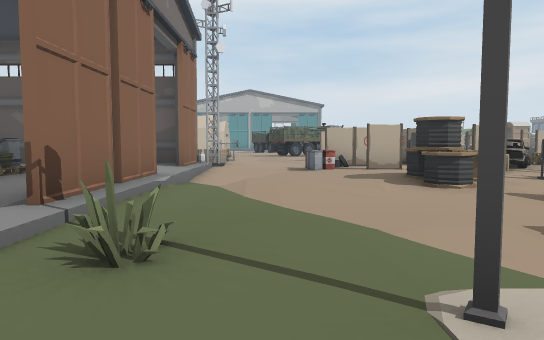
View 1 (above)

24 first-person views from a walk through a Unity game level. The camera is 1.2 m above the floor, tilts 4° down and sees 70° across. The floor is counted in squares, 2 m on a side. Each view is taken from the middle of a square. On the plan, view 1 faces up. The plan holds only what a view shows up to about 11 squares ahead; the rest is blank. The place goes on beyond the plan. Door leaves are left out, so doorways stand open.

View 2
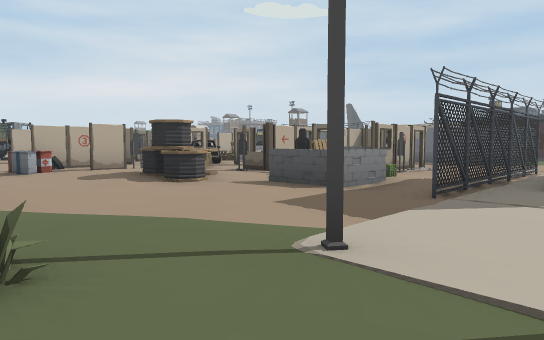

View 3
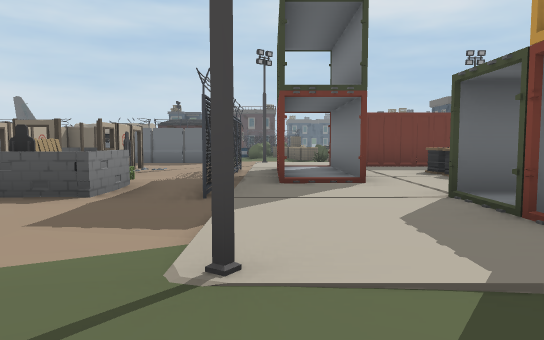

View 4
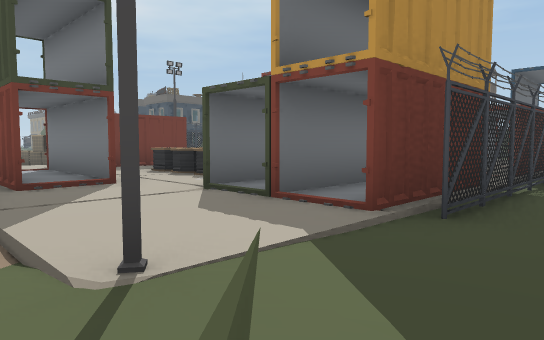

View 5
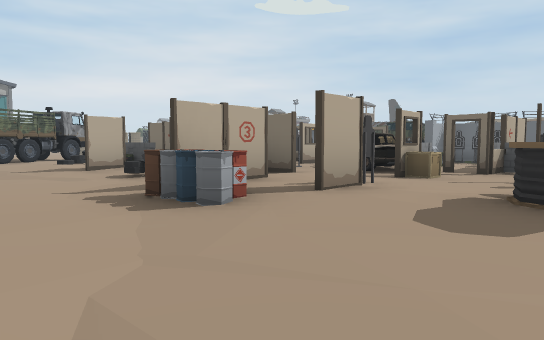

View 6
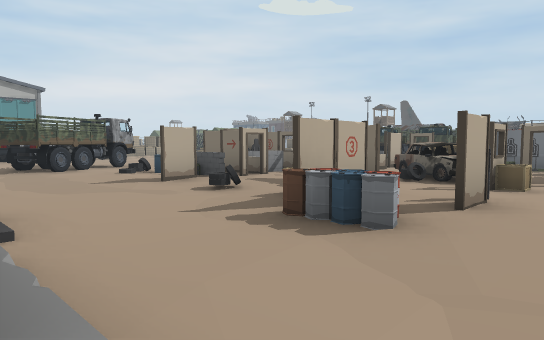

View 7
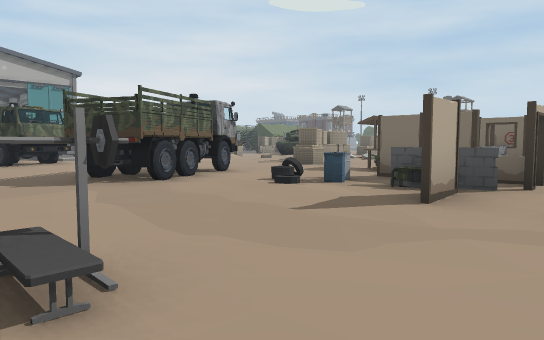

View 8
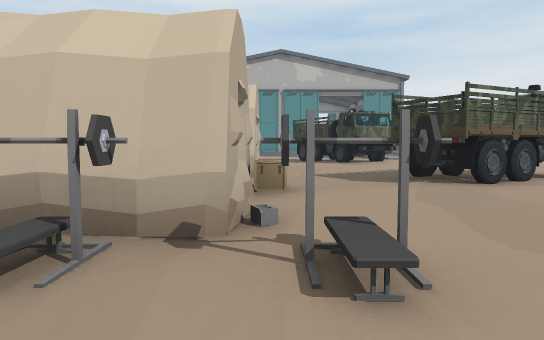

View 9
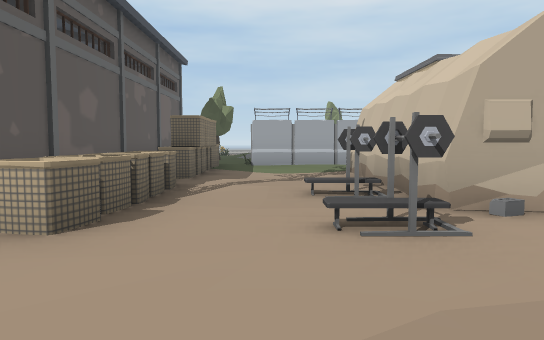

View 10
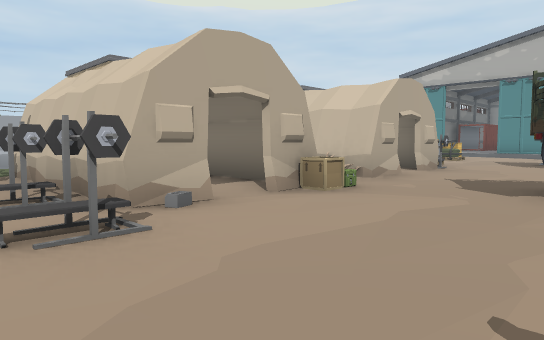

View 11
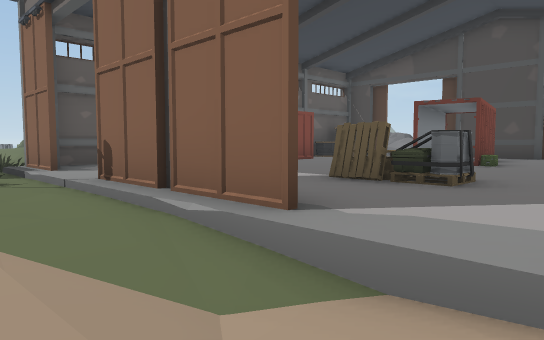

View 12
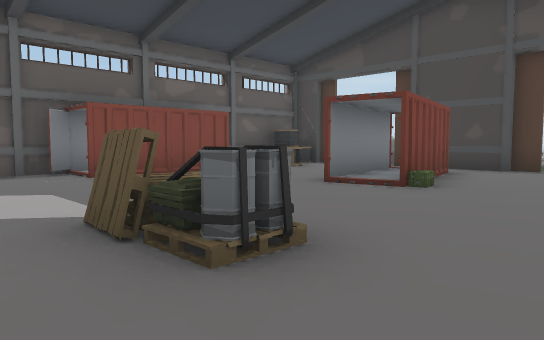

View 13
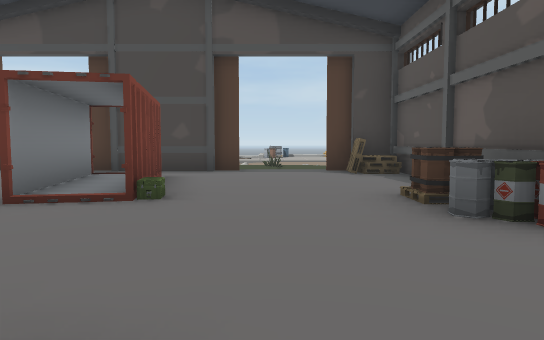

View 14
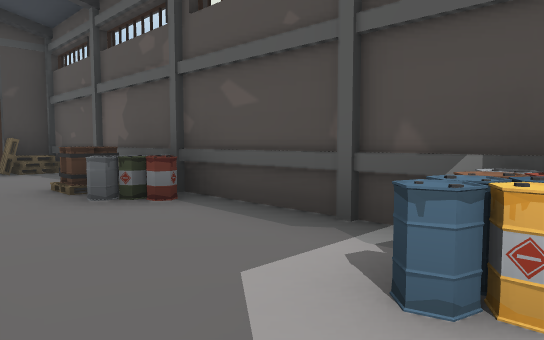

View 15
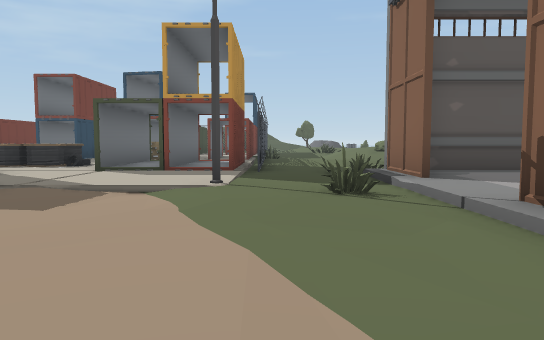

View 16
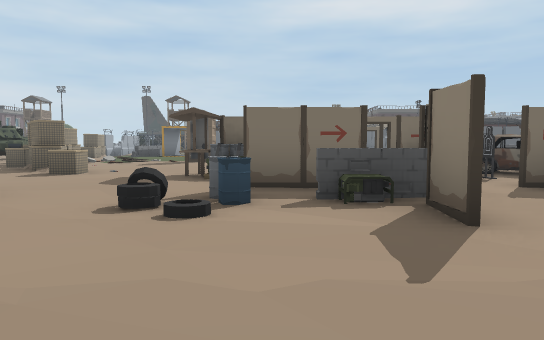

View 17
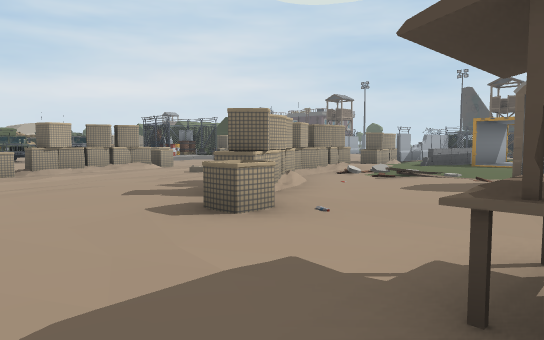

View 18
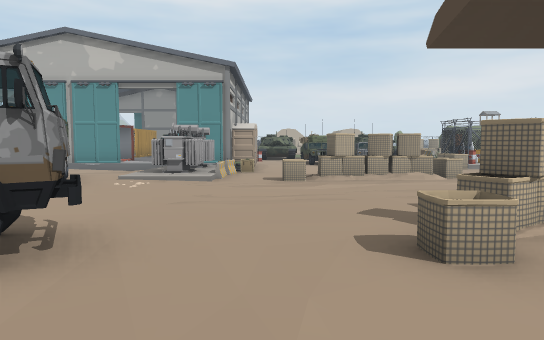

View 19
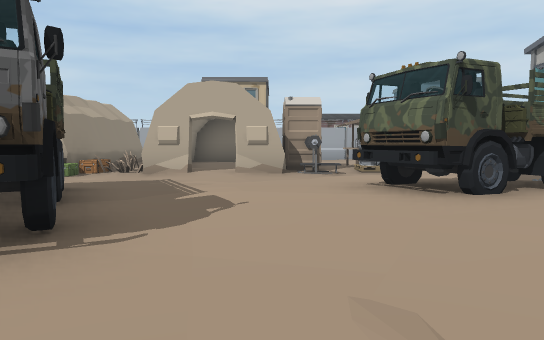

View 20
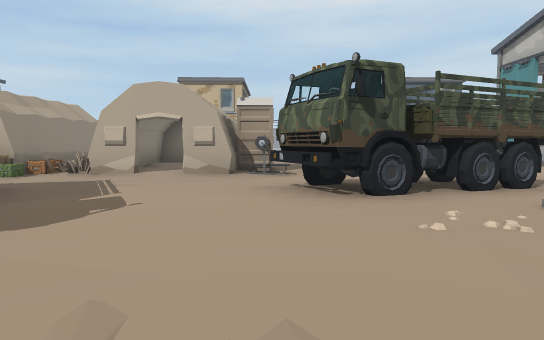

View 21
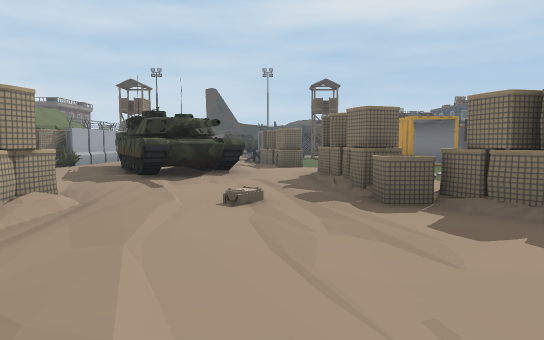

View 22
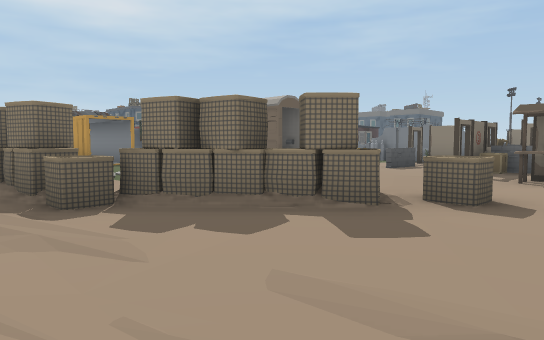

View 23
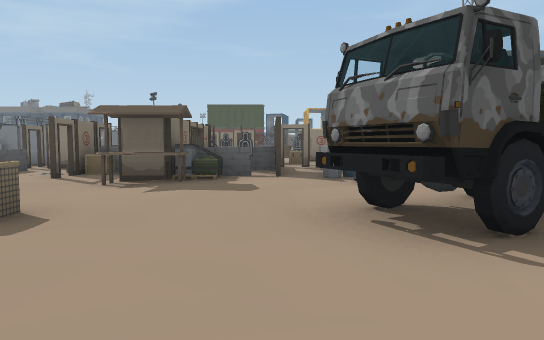

View 24
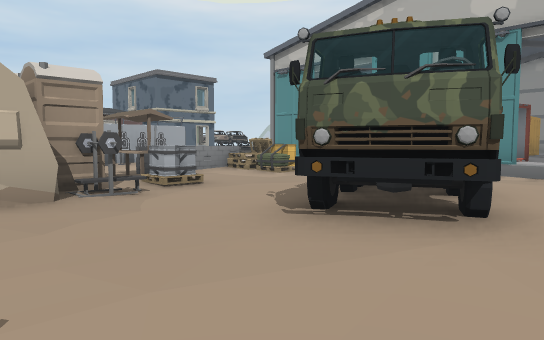

### Floor plan
Key: @ floor where view 1 was taken; # wall or solid block; x gap in a wall; . main floor; : floor 0.25 m higher than the main floor; - floor 0.25 m lower than the main floor; / step, stairs or slope; D open door; = window, fence, low wall or low ledge; ^ raised ledge; O other object.
Columns run from 13 left of view 1 to 16 right of it. Each row starts with its distance up from view 1.
 27              --:#        ...x
 26      #  #O.....:#/.   O--.##
 25      #  =.-.OO.:#/.O###. ^#
 24      #..=.-..O.......... ^^.
 23        .##O..OO......./.....##
 22         DDD..O.......-Ox##..-
 21         ###........../#-/...
 20         ........O...###-./.==
 19        ####...OOO..O........D#
 18           ...OOO........... D#
 17        ####O..O........D#
 16          .......O./#...
 15      #. ...#....O#=#.#.
 14      #.==###...#=###O#.=
 13      #.......--.####=###
 12      .O......--=###### #
 11      OOO-OOO..-.O##O## #
 10  ###########..O##.OOO ##
  9  #:::OO::OO#..O...OO=#=##
  8 /::::::::O::-...#...##  #
  7 /:::::::::::--..=.# ##
  6  #:::::::O:#/-..#.###
  5  #D##DD:=#:#.-....=#=
  4  #D##DD::::#.....#####.
  3  :::::::::::.....==.....#
  2   ::::::::::.....OOOOO...
  1   #^DD##D::#..#..DD#DD.
  0   ##   #####.@...DD#DD..
 -1            ..ODDD....DD.
 -2            ..O###.^^.##
 -3            //O# #=^  #
 -4            :.OD D    D

Where each view was taken, in squares from view 1:
view 1: 0 up, 0 right, facing up
view 2: 0 up, 1 left, facing up-right
view 3: 1 up, 1 left, facing right
view 4: 2 up, 1 left, facing down-right
view 5: 6 up, 1 left, facing up-right
view 6: 7 up, 2 left, facing up-right
view 7: 12 up, 2 left, facing up-right
view 8: 12 up, 2 left, facing up
view 9: 13 up, 1 right, facing left
view 10: 13 up, 1 right, facing up-left
view 11: 8 up, 0 right, facing down-left
view 12: 8 up, 3 left, facing down-left
view 13: 7 up, 4 left, facing left
view 14: 7 up, 3 left, facing up-left
view 15: 6 up, 0 right, facing down
view 16: 15 up, 1 left, facing right
view 17: 16 up, 4 right, facing up-right
view 18: 16 up, 5 right, facing up
view 19: 21 up, 5 right, facing left
view 20: 22 up, 5 right, facing left
view 21: 23 up, 5 right, facing right
view 22: 23 up, 5 right, facing down-right
view 23: 22 up, 4 right, facing down
view 24: 20 up, 2 right, facing up-left
